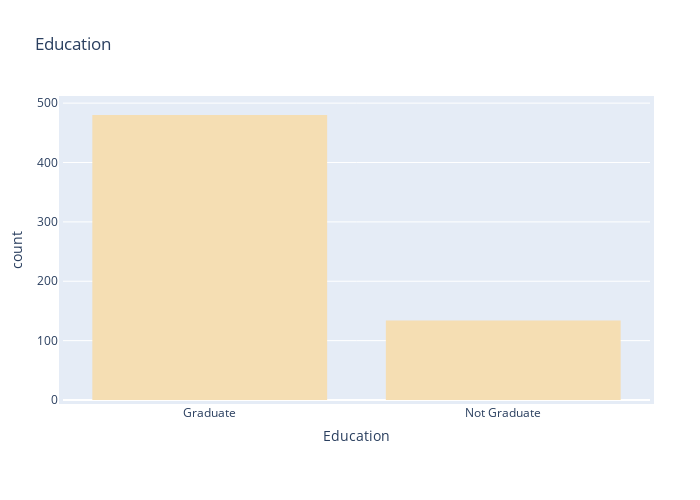

The notebook cell this image was saved under:
### Code cell
# Create count plot of Education
fig = px.histogram(df_train, x="Education", title='Education')
fig.update_layout(
    autosize=False,
    width=700,
    height=500,
    margin=dict(
        l=50,
        r=50,
        b=100,
        t=100,
        pad=4
    ),
    # paper_bgcolor="LightSteelBlue",
)
fig.update_traces(marker=dict(color='wheat'))
fig.show()

### Figure 1 — Plotly figure (JSON) as saved in the notebook; plotly's stock layout.template omitted (floating-point values rounded to 4 significant figures; data arrays with more than 128 entries replaced by an {"elided": "..."} marker saying what was removed)
{"data": [{"alignmentgroup": "True", "bingroup": "x", "hovertemplate": "Education=%{x}<br>count=%{y}<extra></extra>", "legendgroup": "", "marker": {"color": "wheat", "pattern": {"shape": ""}}, "name": "", "offsetgroup": "", "orientation": "v", "showlegend": false, "type": "histogram", "x": {"elided": "614 str values"}, "xaxis": "x", "yaxis": "y"}], "layout": {"autosize": false, "barmode": "relative", "height": 500, "legend": {"tracegroupgap": 0}, "margin": {"b": 100, "l": 50, "pad": 4, "r": 50, "t": 100}, "title": {"text": "Education"}, "width": 700, "xaxis": {"anchor": "y", "domain": [0, 1], "title": {"text": "Education"}}, "yaxis": {"anchor": "x", "domain": [0, 1], "title": {"text": "count"}}}}
